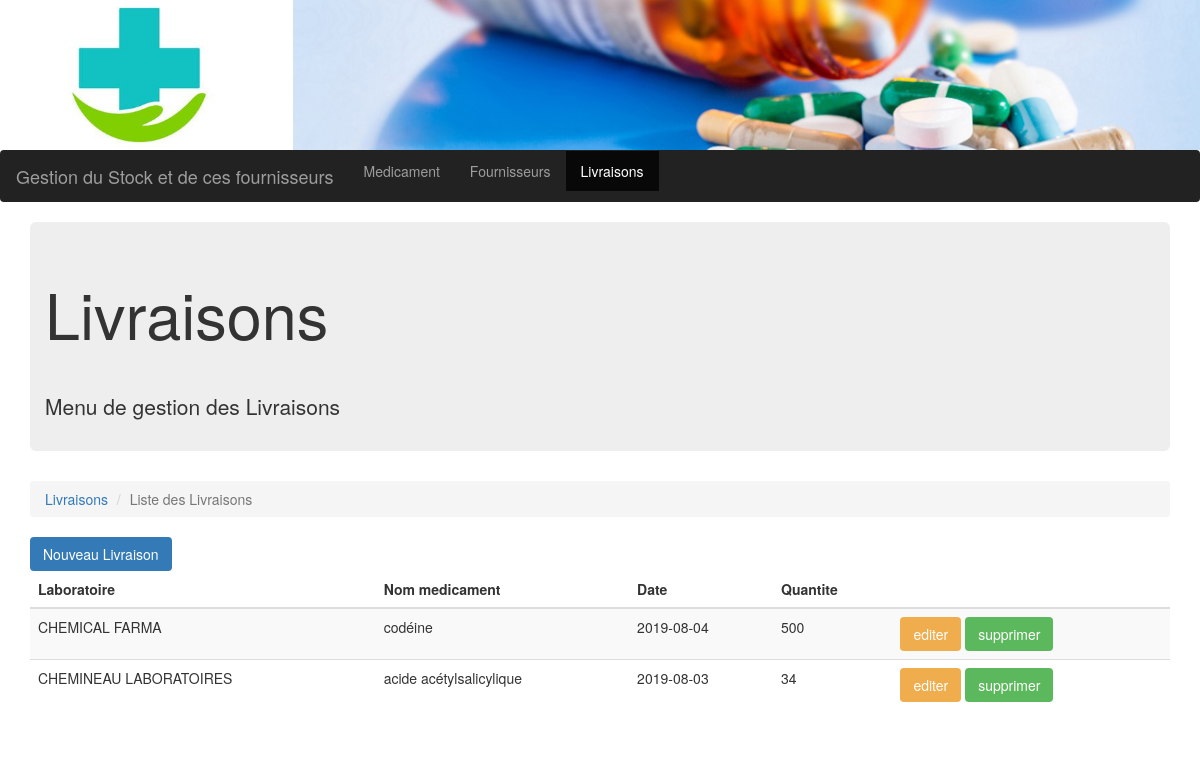
Page /gestionstock/livraisons.php on the committed database.
### tables this page shows
CREATE TABLE `livraison` (
  `idFournisseur` bigint(20) NOT NULL,
  `idproduit` bigint(20) NOT NULL,
  `date` date NOT NULL DEFAULT '0000-00-00',
  `quant` bigint(20) DEFAULT '0'
);

CREATE TABLE `fournisseur` (
  `idFournisseur` bigint(20) NOT NULL,
  `laboratoire` varchar(255) DEFAULT NULL,
  `descriptionlab` varchar(255) DEFAULT NULL,
  `telephone` varchar(255) DEFAULT NULL
);

CREATE TABLE `produit` (
  `idproduit` bigint(20) NOT NULL,
  `libele` varchar(255) DEFAULT NULL,
  `prixunitaire` double DEFAULT NULL,
  `stock` bigint(20) DEFAULT NULL,
  `idCategorie` bigint(20) NOT NULL
);

### gestionstock/livraisons.php (the view, shortened to what this page needs)
<!DOCTYPE html>
<?php
include 'connect/database.php';
$sql = "SELECT p.libele AS libele, f.laboratoire AS laboratoire, l.date AS date, l.quant AS quant, l.idproduit AS idproduit, l.idFournisseur AS idFournisseur FROM livraison l, produit p, fournisseur f WHERE l.idproduit=p.idproduit AND l.idFournisseur=f.idFournisseur";
$result = $conn->query($sql);
?>
<html lang="en">
<head>
    <link rel="stylesheet" href="css/main.css" >
</head>
<body>
<header>
    <div class="row">
        <div class="col-md-3 logo"></div>
        <div class="col-md-9 medicament"></div>
    </div>
    <nav class="navbar navbar-inverse">
        <div class="container-fluid">
            <div class="navbar-header">
                <a class="navbar-brand" href="index.php">Gestion du Stock et de ces fournisseurs</a>
            </div>
            <ul class="nav navbar-nav">
                <li><a href="index.php">Medicament</a></li>
                <li><a href="fournisseurs.php">Fournisseurs</a></li>
                <li class="active"><a href="livraisons.php">Livraisons</a></li>
            </ul>
        </div>
    </nav>
</header>
<section class="container">
    <div class="jumbotron">
        <h1>Livraisons</h1>
        <p>Menu de gestion des Livraisons</p>
    </div>
    <nav>
        <ol class="breadcrumb">
            <li class="breadcrumb-item"><a href="livraisons.php">Livraisons</a></li>
            <li class="breadcrumb-item active">Liste des Livraisons</li>
        </ol>
    </nav>
    <div class="row">
        <div class="col-md-3">
            <a href="ajouterlivraison.php" class="btn btn-primary">Nouveau Livraison</a>
        </div>
    </div>
    <div class="row">
        <div class="col-md-12 table-responsive">
            <table class="table table-striped table-hover">
                <thead>
                <tr>
                    <th>Laboratoire</th>
                    <th>Nom medicament</th>
                    <th>Date</th>
                    <th>Quantite</th>
                    <th></th>
                </tr>
                </thead>
                <tbody>
                <?php
                        if ($result->num_rows > 0) {
                            while ($row = $result->fetch_assoc()) {
                                $str = "<tr>";
                                $str .= " <td>" . $row['laboratoire'] . "</td>";
                                $str .= " <td>" . $row['libele'] . "</td>";
                                $str .= " <td>" . $row['date'] . "</td>";
                                $str .= " <td>" . $row['quant'] . "</td>";
                                $str .= " <td> <a href='editerlivraison.php?fournisseur=".$row['idFournisseur']."&produit=".$row['idproduit']."&date=".$row['date']."' class=\"btn btn-warning\">editer</a>
                            <a href='supprimerlivraison.php?fournisseur=".$row['idFournisseur']."&produit=".$row['idproduit']."&date=".$row['date']."' class=\"btn btn-success\">supprimer</a></td>";
                                $str .= "</tr>";
                                echo $str;
                            }
                        } else {
                            echo "0 results";
                        }
                    ?>
                </tbody>
            </table>
        </div>
    </div>
    <div style="height: 20px;"></div>
</section>
</body>
</html>

### rows in the picture
livraison: idFournisseur.laboratoire "CHEMICAL FARMA", idproduit.libele "codéine", date "2019-08-04", quant "500"
livraison: idFournisseur.laboratoire "CHEMINEAU LABORATOIRES", idproduit.libele "acide acétylsalicylique", date "2019-08-03", quant "34"
